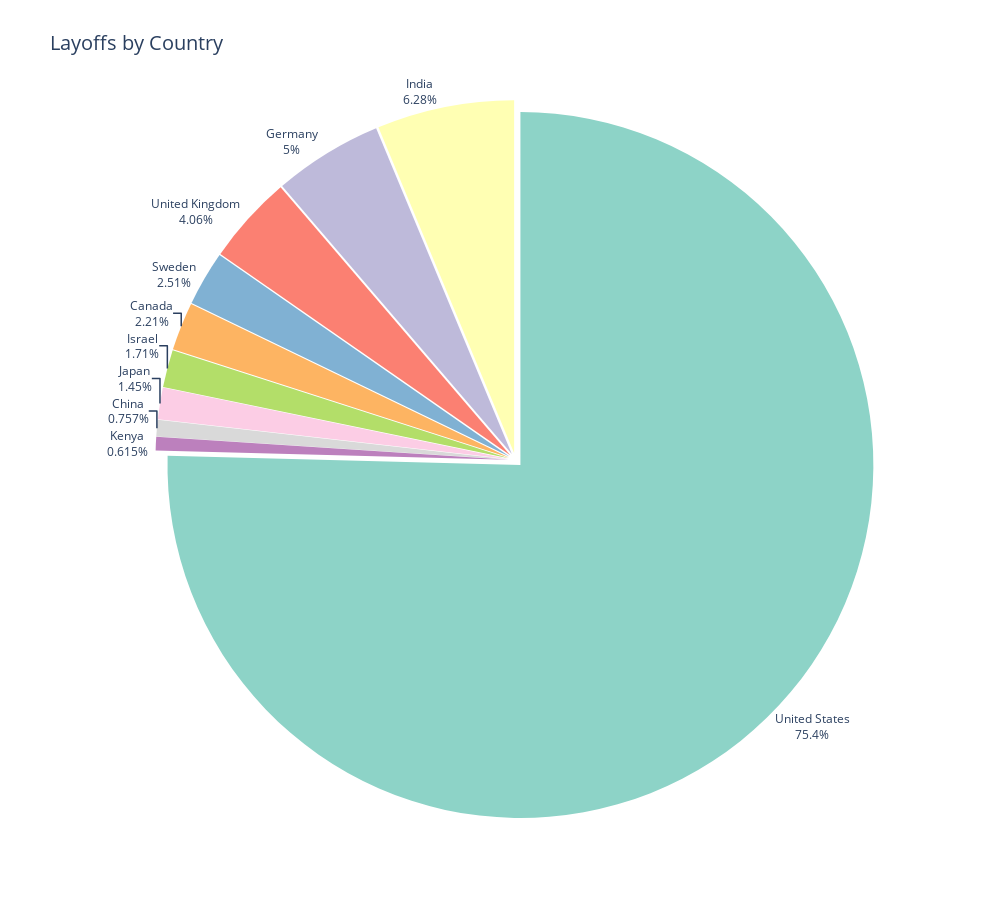

The notebook cell this image was saved under:
### Markdown cell above
## 4. Layoffs by Country

### Code cell
query = """
SELECT country, SUM(total_laid_off) AS total_laid_off
FROM layoffs2
GROUP BY country
ORDER BY total_laid_off DESC
LIMIT 10;
"""
df_country = pd.read_sql(query, engine)

def country_to_iso3(name):
    try:
        return pycountry.countries.lookup(name).alpha_3
    except:
        return None

df_country["iso_alpha"] = df_country["country"].apply(country_to_iso3)

fig = px.pie(
    df_country,
    names="country",
    values="total_laid_off",
    title="Layoffs by Country",
    color="country",
    color_discrete_sequence=px.colors.qualitative.Set3
)

fig.update_traces(
    textposition='outside',
    textinfo='percent+label',
    pull=0.02  # optional: slightly pull slices apart for clarity
)

fig.update_layout(
    width=1000,
    height=900,
    title_font_size=20,
    legend_font_size=10,
    showlegend=False  # often redundant if labels are outside
)

fig.write_image("layoffs_pie_chart.png", width=1600, height=1000, scale=3)
fig.show()

### Figure 1 — Plotly figure (JSON) as saved in the notebook; plotly's stock layout.template omitted (floating-point values rounded to 4 significant figures)
{"data": [{"customdata": [["United States"], ["India"], ["Germany"], ["United Kingdom"], ["Sweden"], ["Canada"], ["Israel"], ["Japan"], ["China"], ["Kenya"]], "domain": {"x": [0, 1], "y": [0, 1]}, "hovertemplate": "country=%{customdata[0]}<br>total_laid_off=%{value}<extra></extra>", "labels": ["United States", "India", "Germany", "United Kingdom", "Sweden", "Canada", "Israel", "Japan", "China", "Kenya"], "legendgroup": "", "marker": {"colors": ["rgb(141,211,199)", "rgb(255,255,179)", "rgb(190,186,218)", "rgb(251,128,114)", "rgb(128,177,211)", "rgb(253,180,98)", "rgb(179,222,105)", "rgb(252,205,229)", "rgb(217,217,217)", "rgb(188,128,189)"]}, "name": "", "pull": 0.02, "showlegend": true, "textinfo": "percent+label", "textposition": "outside", "type": "pie", "values": [207700.0, 17300.0, 13760.0, 11190.0, 6900.0, 6074.0, 4717.0, 4000.0, 2085.0, 1693.0]}], "layout": {"height": 900, "legend": {"font": {"size": 10}, "tracegroupgap": 0}, "piecolorway": ["rgb(141,211,199)", "rgb(255,255,179)", "rgb(190,186,218)", "rgb(251,128,114)", "rgb(128,177,211)", "rgb(253,180,98)", "rgb(179,222,105)", "rgb(252,205,229)", "rgb(217,217,217)", "rgb(188,128,189)", "rgb(204,235,197)", "rgb(255,237,111)"], "showlegend": false, "title": {"font": {"size": 20}, "text": "Layoffs by Country"}, "width": 1000}}
